Frame 1 (no input): blank canvas, image omitted
Frame 60 (no input): blank canvas, image omitted
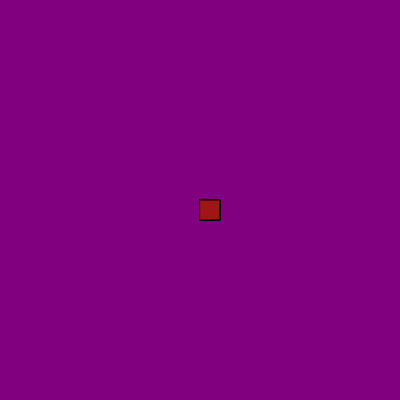
Frame 120 (the mouse pressed at the canvas centre since frame 60)

The p5.js sketch whose frames 1 and 60 were blank and that drew this single picture after the mouse press (run headless with seeded random() and noise() and a simulated clock; from frame 60 on, the mouse is pressed at the canvas centre):

// p5.js sketch
// ── sketch.js
function setup() {
    createCanvas(400, 400);
     background("PURPLE");
  }
  
  function draw() {
   
    fill(" rgb(158,22,22)");
    stroke("black");
    
    if(mouseIsPressed){
     rect(mouseX,mouseY,20,20);
  }
  }
